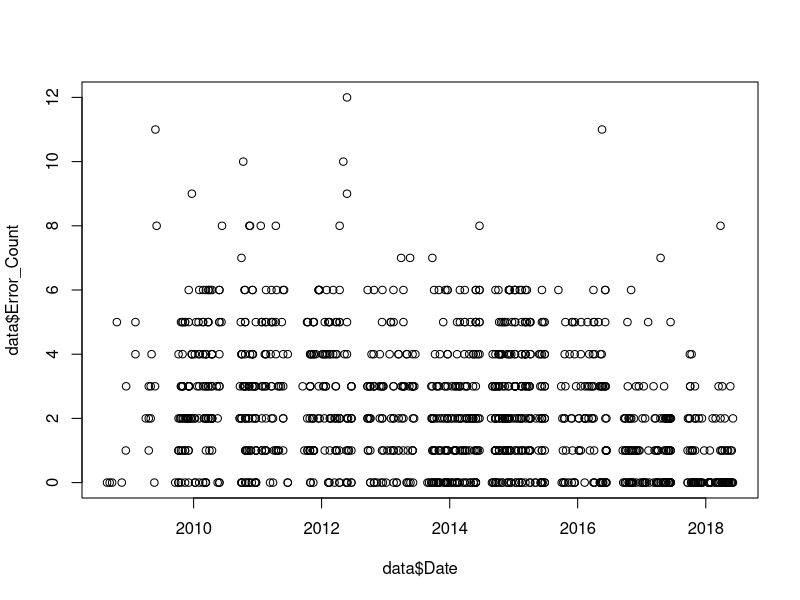
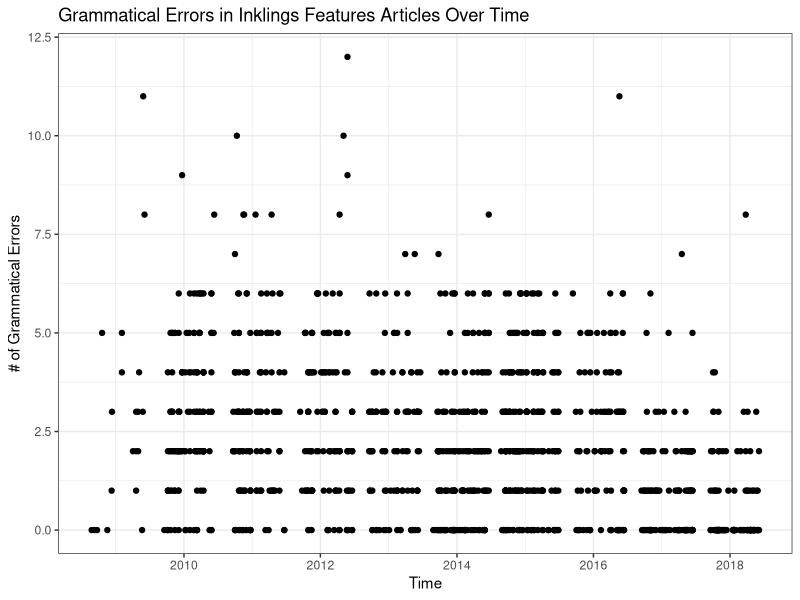
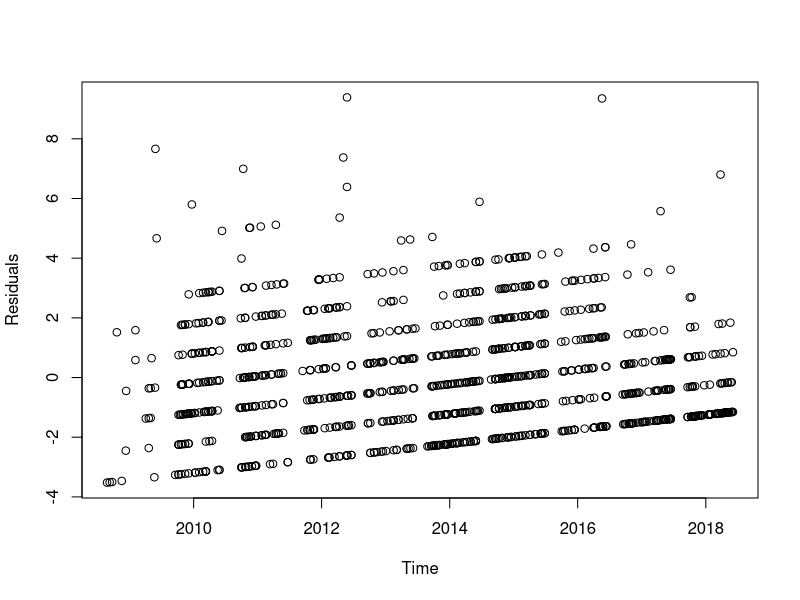
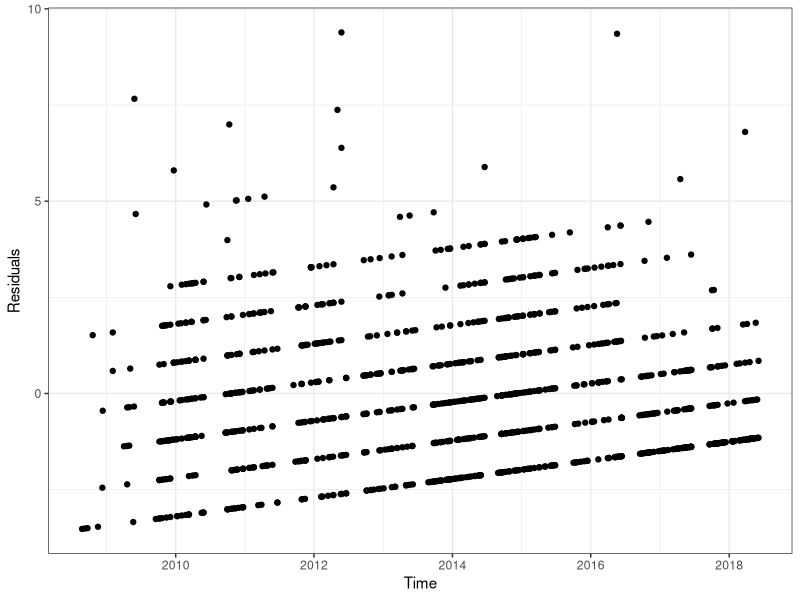

Source code (R) for these figures, in order:

install.packages("ggplot2")
library("ggplot2")

data = read.delim("data2.txt", header = TRUE, sep = "\t", dec = ".")
View(data)
colnames(data)

data$Date <- substr(data$Date, 1, 10)
summary(data$Date)
data$Date <- as.Date(data$Date,format="%Y-%m-%d")
summary(data$Date)
plot(x = data$Date, y = data$Error_Count)

library("ggplot2")
ggplot(data) +
  aes(x=Date,y=data$Error_Count) +
  geom_point() + 
  theme_bw() +
  labs(x="Time",y="# of Grammatical Errors",
       title="Grammatical Errors in Inklings Features Articles Over Time")

fit = lm(data$Error_Count ~ Date, data = data)
summary(fit)
resd = resid(fit)
plot(data$Date, resd,
     ylab="Residuals", xlab="Time")
ggplot(data) +
  aes(x=Date,y=resd) +
  geom_point() +
  theme_bw() +
  labs(x="Time", y="Residuals")
